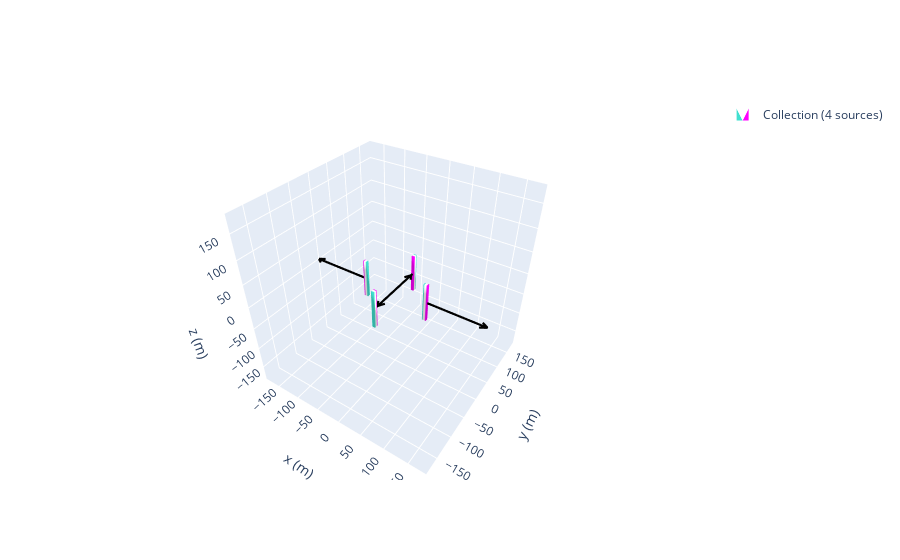

Notebook code cell kept with this figure:
### Code cell
tfmot = magpy.Collection()
N = 4
angles = np.linspace(0,360,N,endpoint=False)
pol = [0,180,0,180]
l = 35
halbach = magpy.Collection()
mystyle = mstyle = dict(
    mode="color+arrow",
    color=dict(north="magenta", middle="white", south="turquoise"),
    arrow=dict(width=2, color="k"),
)
for a in range(len(angles)):
    cube= magpy.magnet.Cuboid(
    dimension=(8,6,80),
    polarization=(1.17,0,0),
    position=(30+l,0,0),
    style_magnetization = mystyle)
    cube.rotate_from_angax(angles[a], 'z',anchor = 0)
    cube.rotate_from_angax(pol[a], 'z')

    tfmot.add(cube)

magpy.show(tfmot, backend='plotly',)

### Figure 1 — Plotly figure (JSON) as saved in the notebook; plotly's stock layout.template omitted (floating-point values rounded to 4 significant figures)
{"data": [{"color": "#2e91e5", "colorscale": [[0, "turquoise"], [0.16, "turquoise"], [0.26, "white"], [0.74, "white"], [0.84, "magenta"], [1, "magenta"]], "i": [7, 0, 0, 0, 4, 4, 2, 6, 4, 0, 3, 7, 15, 8, 8, 8, 12, 12, 10, 14, 12, 8, 11, 15, 23, 16, 16, 16, 20, 20, 18, 22, 20, 16, 19, 23, 31, 24, 24, 24, 28, 28, 26, 30, 28, 24, 27, 31], "intensity": [0, 0, 1, 1, 0, 0, 1, 1, 0, 0, 1, 1, 0, 0, 1, 1, 0, 0, 1, 1, 0, 0, 1, 1, 0, 0, 1, 1, 0, 0, 1, 1], "j": [0, 7, 1, 2, 6, 7, 1, 2, 5, 5, 2, 2, 8, 15, 9, 10, 14, 15, 9, 10, 13, 13, 10, 10, 16, 23, 17, 18, 22, 23, 17, 18, 21, 21, 18, 18, 24, 31, 25, 26, 30, 31, 25, 26, 29, 29, 26, 26], "k": [3, 4, 2, 3, 5, 6, 5, 5, 0, 1, 7, 6, 11, 12, 10, 11, 13, 14, 13, 13, 8, 9, 15, 14, 19, 20, 18, 19, 21, 22, 21, 21, 16, 17, 23, 22, 27, 28, 26, 27, 29, 30, 29, 29, 24, 25, 31, 30], "legendgroup": "Collection(id=1911235319744)", "name": "Collection (4 sources)", "opacity": 1, "showlegend": true, "showscale": false, "type": "mesh3d", "x": [61, 61, 69, 69, 61, 61, 69, 69, -3.0, 3.0, 3.0, -3.0, -3.0, 3.0, 3.0, -3.0, -61, -61, -69, -69, -61, -61, -69, -69, 3.0, -3.0, -3.0, 3.0, 3.0, -3.0, -3.0, 3.0], "y": [-3, 3, 3, -3, -3, 3, 3, -3, 69, 69, 61, 61, 69, 69, 61, 61, 3.0, -3.0, -3.0, 3.0, 3.0, -3.0, -3.0, 3.0, -69, -69, -61, -61, -69, -69, -61, -61], "z": [-40, -40, -40, -40, 40, 40, 40, 40, -40, -40, -40, -40, 40, 40, 40, 40, -40, -40, -40, -40, 40, 40, 40, 40, -40, -40, -40, -40, 40, 40, 40, 40]}, {"legendgroup": "Collection(id=1911235319744)", "line": {"color": "black", "dash": "solid", "width": 4.4}, "mode": "lines", "name": "Collection (4 sources)", "opacity": 1, "showlegend": false, "type": "scatter3d", "x": [null, 65, 185.0, 173.0, 185.0, 173.0, 185.0, 185.0, null, 1.443e-14, 1.443e-14, 7.2, 1.443e-14, -7.2, 1.443e-14, 1.443e-14, null, -65, -185.0, -173.0, -185.0, -173.0, -185.0, -185.0, null, -1.443e-14, -1.443e-14, -7.2, -1.443e-14, 7.2, -1.443e-14, -1.443e-14], "y": [null, 0, 2.665e-14, 7.2, 2.665e-14, -7.2, 2.665e-14, 2.665e-14, null, 65, -55.0, -43.0, -55.0, -43.0, -55.0, -55.0, null, 7.96e-15, -3.99e-15, -7.2, -3.99e-15, 7.2, -3.99e-15, -3.99e-15, null, -65, 55.0, 43.0, 55.0, 43.0, 55.0, 55.0], "z": [null, 0, 0, 0, 0, 0, 0, 0, null, 0, 0, 0, 0, 0, 0, 0, null, 0, 0, 0, 0, 0, 0, 0, null, 0, 0, 0, 0, 0, 0, 0]}], "layout": {"legend": {"itemsizing": "constant"}, "scene": {"aspectmode": "manual", "aspectratio": {"x": 1, "y": 1, "z": 1}, "camera": {"eye": {"x": 1, "y": -1.5, "z": 1.4}}, "xaxis": {"autorange": false, "range": [-185.0, 185.0], "title": {"text": "x (m)"}}, "yaxis": {"autorange": false, "range": [-185.0, 185.0], "title": {"text": "y (m)"}}, "zaxis": {"autorange": false, "range": [-185.0, 185.0], "title": {"text": "z (m)"}}}}}
